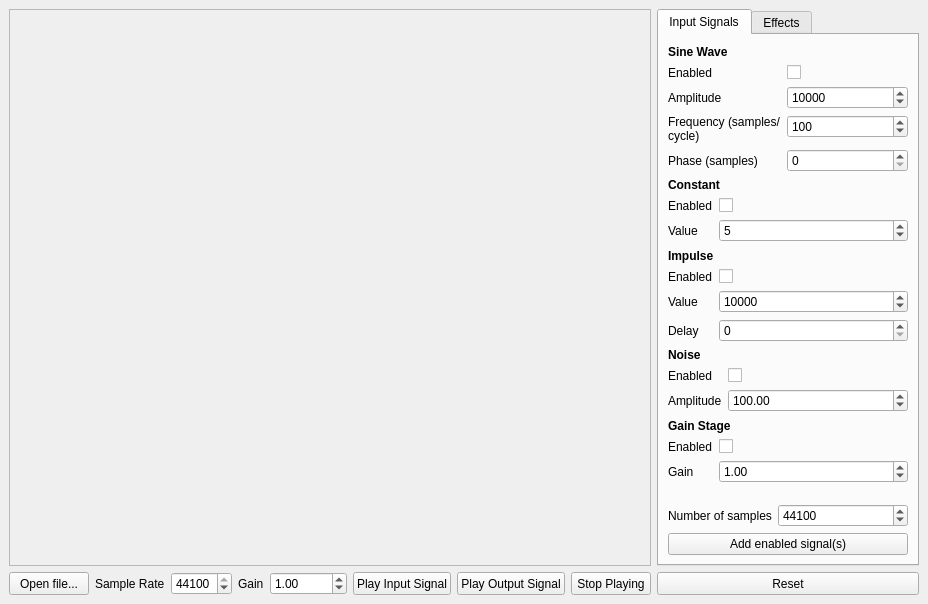
<?xml version="1.0" encoding="UTF-8"?>
<ui version="4.0">
 <class>MainWindow</class>
 <widget class="QMainWindow" name="MainWindow">
  <property name="geometry">
   <rect>
    <x>0</x>
    <y>0</y>
    <width>918</width>
    <height>604</height>
   </rect>
  </property>
  <property name="windowTitle">
   <string>Effects Demo</string>
  </property>
  <widget class="QWidget" name="centralwidget">
   <property name="sizePolicy">
    <sizepolicy hsizetype="MinimumExpanding" vsizetype="MinimumExpanding">
     <horstretch>0</horstretch>
     <verstretch>0</verstretch>
    </sizepolicy>
   </property>
   <layout class="QGridLayout" name="gridLayout">
    <item row="1" column="1">
     <widget class="QPushButton" name="resetPushButton">
      <property name="sizePolicy">
       <sizepolicy hsizetype="Minimum" vsizetype="Minimum">
        <horstretch>0</horstretch>
        <verstretch>0</verstretch>
       </sizepolicy>
      </property>
      <property name="text">
       <string>Reset</string>
      </property>
     </widget>
    </item>
    <item row="0" column="1">
     <widget class="QTabWidget" name="tabWidget">
      <property name="sizePolicy">
       <sizepolicy hsizetype="Minimum" vsizetype="MinimumExpanding">
        <horstretch>0</horstretch>
        <verstretch>0</verstretch>
       </sizepolicy>
      </property>
      <property name="minimumSize">
       <size>
        <width>262</width>
        <height>555</height>
       </size>
      </property>
      <property name="currentIndex">
       <number>0</number>
      </property>
      <widget class="QWidget" name="tab">
       <property name="sizePolicy">
        <sizepolicy hsizetype="MinimumExpanding" vsizetype="MinimumExpanding">
         <horstretch>0</horstretch>
         <verstretch>0</verstretch>
        </sizepolicy>
       </property>
       <property name="minimumSize">
        <size>
         <width>0</width>
         <height>0</height>
        </size>
       </property>
       <attribute name="title">
        <string>Input Signals</string>
       </attribute>
       <layout class="QVBoxLayout" name="verticalLayout">
        <item>
         <widget class="QLabel" name="label_5">
          <property name="font">
           <font>
            <weight>75</weight>
            <bold>true</bold>
           </font>
          </property>
          <property name="text">
           <string>Sine Wave</string>
          </property>
         </widget>
        </item>
        <item>
         <layout class="QFormLayout" name="formLayout_4">
          <property name="sizeConstraint">
           <enum>QLayout::SetDefaultConstraint</enum>
          </property>
          <item row="0" column="0">
           <widget class="QLabel" name="enabledLabel_4">
            <property name="text">
             <string>Enabled</string>
            </property>
           </widget>
          </item>
          <item row="0" column="1">
           <widget class="QCheckBox" name="sinEnabledCheckBox"/>
          </item>
          <item row="1" column="0">
           <widget class="QLabel" name="amplitudeLabel">
            <property name="text">
             <string>Amplitude</string>
            </property>
           </widget>
          </item>
          <item row="1" column="1">
           <widget class="QSpinBox" name="sinAmplitudeSpinBox">
            <property name="maximum">
             <number>32767</number>
            </property>
            <property name="value">
             <number>10000</number>
            </property>
           </widget>
          </item>
          <item row="2" column="0">
           <widget class="QLabel" name="frequencyLabel">
            <property name="text">
             <string>Frequency (samples/cycle)</string>
            </property>
            <property name="wordWrap">
             <bool>true</bool>
            </property>
           </widget>
          </item>
          <item row="2" column="1">
           <widget class="QSpinBox" name="frequencySpinBox">
            <property name="toolTip">
             <string>&lt;html&gt;&lt;head/&gt;&lt;body&gt;&lt;p&gt;Hz = sample rate / (samples/cycle)&lt;/p&gt;&lt;/body&gt;&lt;/html&gt;</string>
            </property>
            <property name="maximum">
             <number>5000</number>
            </property>
            <property name="value">
             <number>100</number>
            </property>
           </widget>
          </item>
          <item row="3" column="0">
           <widget class="QLabel" name="phaseLabel">
            <property name="text">
             <string>Phase (samples)</string>
            </property>
            <property name="wordWrap">
             <bool>true</bool>
            </property>
           </widget>
          </item>
          <item row="3" column="1">
           <widget class="QSpinBox" name="phaseSpinBox"/>
          </item>
         </layout>
        </item>
        <item>
         <widget class="QLabel" name="label_6">
          <property name="font">
           <font>
            <weight>75</weight>
            <bold>true</bold>
           </font>
          </property>
          <property name="text">
           <string>Constant</string>
          </property>
         </widget>
        </item>
        <item>
         <layout class="QFormLayout" name="formLayout_5">
          <item row="0" column="0">
           <widget class="QLabel" name="enabledLabel_5">
            <property name="text">
             <string>Enabled</string>
            </property>
           </widget>
          </item>
          <item row="0" column="1">
           <widget class="QCheckBox" name="constantEnabledCheckBox"/>
          </item>
          <item row="1" column="0">
           <widget class="QLabel" name="valueLabel">
            <property name="text">
             <string>Value</string>
            </property>
           </widget>
          </item>
          <item row="1" column="1">
           <widget class="QSpinBox" name="constantValueSpinBox">
            <property name="minimum">
             <number>-32767</number>
            </property>
            <property name="maximum">
             <number>32767</number>
            </property>
            <property name="value">
             <number>5</number>
            </property>
           </widget>
          </item>
         </layout>
        </item>
        <item>
         <widget class="QLabel" name="label_7">
          <property name="font">
           <font>
            <weight>75</weight>
            <bold>true</bold>
           </font>
          </property>
          <property name="text">
           <string>Impulse</string>
          </property>
         </widget>
        </item>
        <item>
         <layout class="QFormLayout" name="formLayout_6">
          <item row="0" column="0">
           <widget class="QLabel" name="enabledLabel_6">
            <property name="text">
             <string>Enabled</string>
            </property>
           </widget>
          </item>
          <item row="0" column="1">
           <widget class="QCheckBox" name="impulseEnabledCheckBox"/>
          </item>
          <item row="1" column="0">
           <widget class="QLabel" name="valueLabel_2">
            <property name="text">
             <string>Value</string>
            </property>
           </widget>
          </item>
          <item row="1" column="1">
           <widget class="QSpinBox" name="impulseValueSpinBox">
            <property name="minimum">
             <number>-32767</number>
            </property>
            <property name="maximum">
             <number>32767</number>
            </property>
            <property name="value">
             <number>10000</number>
            </property>
           </widget>
          </item>
          <item row="2" column="0">
           <widget class="QLabel" name="delayLabel_2">
            <property name="text">
             <string>Delay</string>
            </property>
           </widget>
          </item>
          <item row="2" column="1">
           <widget class="QSpinBox" name="impulseDelaySpinBox"/>
          </item>
         </layout>
        </item>
        <item>
         <widget class="QLabel" name="label_8">
          <property name="font">
           <font>
            <weight>75</weight>
            <bold>true</bold>
           </font>
          </property>
          <property name="text">
           <string>Noise</string>
          </property>
         </widget>
        </item>
        <item>
         <layout class="QFormLayout" name="formLayout_7">
          <item row="0" column="0">
           <widget class="QLabel" name="enabledLabel_7">
            <property name="text">
             <string>Enabled</string>
            </property>
           </widget>
          </item>
          <item row="0" column="1">
           <widget class="QCheckBox" name="noiseEnabledCheckBox"/>
          </item>
          <item row="1" column="0">
           <widget class="QLabel" name="amplitudeLabel_2">
            <property name="text">
             <string>Amplitude</string>
            </property>
           </widget>
          </item>
          <item row="1" column="1">
           <widget class="QDoubleSpinBox" name="noiseAmplitudeSpinBox">
            <property name="minimum">
             <double>-32767.000000000000000</double>
            </property>
            <property name="maximum">
             <double>32767.000000000000000</double>
            </property>
            <property name="singleStep">
             <double>0.100000000000000</double>
            </property>
            <property name="value">
             <double>100.000000000000000</double>
            </property>
           </widget>
          </item>
         </layout>
        </item>
        <item>
         <widget class="QLabel" name="label_4">
          <property name="font">
           <font>
            <weight>75</weight>
            <bold>true</bold>
           </font>
          </property>
          <property name="text">
           <string>Gain Stage</string>
          </property>
         </widget>
        </item>
        <item>
         <layout class="QFormLayout" name="formLayout_11">
          <item row="0" column="0">
           <widget class="QLabel" name="enabledLabel_8">
            <property name="text">
             <string>Enabled</string>
            </property>
           </widget>
          </item>
          <item row="0" column="1">
           <widget class="QCheckBox" name="gainEnabledCheckBox"/>
          </item>
          <item row="1" column="0">
           <widget class="QLabel" name="gainLabel_3">
            <property name="text">
             <string>Gain</string>
            </property>
           </widget>
          </item>
          <item row="1" column="1">
           <widget class="QDoubleSpinBox" name="gainStageDoubleSpinBox">
            <property name="maximum">
             <double>10000.000000000000000</double>
            </property>
            <property name="value">
             <double>1.000000000000000</double>
            </property>
           </widget>
          </item>
         </layout>
        </item>
        <item>
         <spacer name="verticalSpacer_2">
          <property name="orientation">
           <enum>Qt::Vertical</enum>
          </property>
          <property name="sizeType">
           <enum>QSizePolicy::Fixed</enum>
          </property>
          <property name="sizeHint" stdset="0">
           <size>
            <width>20</width>
            <height>15</height>
           </size>
          </property>
         </spacer>
        </item>
        <item>
         <layout class="QFormLayout" name="formLayout_8">
          <item row="0" column="0">
           <widget class="QLabel" name="numberOfSamplesLabel">
            <property name="text">
             <string>Number of samples</string>
            </property>
           </widget>
          </item>
          <item row="0" column="1">
           <widget class="QSpinBox" name="numberOfSamplesSpinBox">
            <property name="maximum">
             <number>1000000</number>
            </property>
            <property name="singleStep">
             <number>10</number>
            </property>
            <property name="value">
             <number>44100</number>
            </property>
           </widget>
          </item>
         </layout>
        </item>
        <item>
         <widget class="QPushButton" name="addSignalsPushButton">
          <property name="toolTip">
           <string>&lt;html&gt;&lt;head/&gt;&lt;body&gt;&lt;p&gt;Note: Non-integer samples get rounded to the nearest integer before applying effects&lt;/p&gt;&lt;/body&gt;&lt;/html&gt;</string>
          </property>
          <property name="text">
           <string>Add enabled signal(s)</string>
          </property>
         </widget>
        </item>
       </layout>
      </widget>
      <widget class="QWidget" name="tab_2">
       <property name="sizePolicy">
        <sizepolicy hsizetype="MinimumExpanding" vsizetype="MinimumExpanding">
         <horstretch>0</horstretch>
         <verstretch>0</verstretch>
        </sizepolicy>
       </property>
       <property name="minimumSize">
        <size>
         <width>0</width>
         <height>0</height>
        </size>
       </property>
       <attribute name="title">
        <string>Effects</string>
       </attribute>
       <layout class="QVBoxLayout" name="verticalLayout_2">
        <item>
         <widget class="QLabel" name="label">
          <property name="font">
           <font>
            <weight>75</weight>
            <bold>true</bold>
           </font>
          </property>
          <property name="text">
           <string>Overdrive</string>
          </property>
         </widget>
        </item>
        <item>
         <layout class="QFormLayout" name="formLayout_3">
          <property name="sizeConstraint">
           <enum>QLayout::SetDefaultConstraint</enum>
          </property>
          <item row="0" column="0">
           <widget class="QLabel" name="enabledLabel">
            <property name="text">
             <string>Enabled</string>
            </property>
           </widget>
          </item>
          <item row="0" column="1">
           <widget class="QCheckBox" name="overdriveEnabledCheckBox"/>
          </item>
          <item row="1" column="0">
           <widget class="QLabel" name="levelLabel">
            <property name="text">
             <string>Level</string>
            </property>
           </widget>
          </item>
          <item row="1" column="1">
           <widget class="QSpinBox" name="overdriveLevelSpinBox">
            <property name="toolTip">
             <string>&lt;html&gt;&lt;head/&gt;&lt;body&gt;&lt;p&gt;Saturation amplitude of wet signal&lt;/p&gt;&lt;/body&gt;&lt;/html&gt;</string>
            </property>
            <property name="maximum">
             <number>32767</number>
            </property>
            <property name="value">
             <number>2000</number>
            </property>
           </widget>
          </item>
          <item row="2" column="0">
           <widget class="QLabel" name="gainLabel">
            <property name="text">
             <string>Gain</string>
            </property>
           </widget>
          </item>
          <item row="2" column="1">
           <widget class="QDoubleSpinBox" name="overdriveGainSpinBox">
            <property name="toolTip">
             <string>&lt;html&gt;&lt;head/&gt;&lt;body&gt;&lt;p&gt;Output gain as a fraction of level (note: gain is for consistency, keep gain at 1.0 and use level to control output)&lt;/p&gt;&lt;/body&gt;&lt;/html&gt;</string>
            </property>
            <property name="maximum">
             <double>1.000000000000000</double>
            </property>
            <property name="singleStep">
             <double>0.100000000000000</double>
            </property>
            <property name="value">
             <double>1.000000000000000</double>
            </property>
           </widget>
          </item>
          <item row="3" column="0">
           <widget class="QLabel" name="toneLabel">
            <property name="text">
             <string>Tone</string>
            </property>
           </widget>
          </item>
          <item row="3" column="1">
           <widget class="QDoubleSpinBox" name="overdriveToneSpinBox">
            <property name="toolTip">
             <string>&lt;html&gt;&lt;head/&gt;&lt;body&gt;&lt;p&gt;Lower tone softens saturation effect&lt;/p&gt;&lt;/body&gt;&lt;/html&gt;</string>
            </property>
            <property name="minimum">
             <double>1.000000000000000</double>
            </property>
            <property name="maximum">
             <double>10.000000000000000</double>
            </property>
            <property name="singleStep">
             <double>0.500000000000000</double>
            </property>
            <property name="value">
             <double>5.000000000000000</double>
            </property>
           </widget>
          </item>
          <item row="4" column="0">
           <widget class="QLabel" name="mixLabel">
            <property name="text">
             <string>Mix</string>
            </property>
           </widget>
          </item>
          <item row="4" column="1">
           <widget class="QDoubleSpinBox" name="overdriveMixSpinBox">
            <property name="toolTip">
             <string>&lt;html&gt;&lt;head/&gt;&lt;body&gt;&lt;p&gt;Wet/dry ratio (0.0 = fully dry, 0.5 = equally wet/dry, 1/0 = fully wet)&lt;/p&gt;&lt;/body&gt;&lt;/html&gt;</string>
            </property>
            <property name="maximum">
             <double>1.000000000000000</double>
            </property>
            <property name="singleStep">
             <double>0.100000000000000</double>
            </property>
            <property name="value">
             <double>0.300000000000000</double>
            </property>
           </widget>
          </item>
         </layout>
        </item>
        <item>
         <widget class="QLabel" name="label_2">
          <property name="font">
           <font>
            <weight>75</weight>
            <bold>true</bold>
           </font>
          </property>
          <property name="text">
           <string>Echo</string>
          </property>
         </widget>
        </item>
        <item>
         <layout class="QFormLayout" name="formLayout_2">
          <item row="0" column="0">
           <widget class="QLabel" name="enabledLabel_2">
            <property name="text">
             <string>Enabled</string>
            </property>
           </widget>
          </item>
          <item row="0" column="1">
           <widget class="QCheckBox" name="echoEnabledCheckBox"/>
          </item>
          <item row="1" column="0">
           <widget class="QLabel" name="delayLabel">
            <property name="text">
             <string>Delay</string>
            </property>
           </widget>
          </item>
          <item row="1" column="1">
           <widget class="QSpinBox" name="echoDelaySpinBox">
            <property name="toolTip">
             <string>&lt;html&gt;&lt;head/&gt;&lt;body&gt;&lt;p&gt;Duration of echo in number of samples (determines max pre-delay)&lt;/p&gt;&lt;/body&gt;&lt;/html&gt;</string>
            </property>
            <property name="maximum">
             <number>5500</number>
            </property>
            <property name="value">
             <number>5000</number>
            </property>
           </widget>
          </item>
          <item row="2" column="0">
           <widget class="QLabel" name="preDelayLabel">
            <property name="text">
             <string>Pre-delay</string>
            </property>
           </widget>
          </item>
          <item row="2" column="1">
           <widget class="QSpinBox" name="echoPreDelaySpinBox">
            <property name="toolTip">
             <string>&lt;html&gt;&lt;head/&gt;&lt;body&gt;&lt;p&gt;Number of samples before first echo&lt;/p&gt;&lt;/body&gt;&lt;/html&gt;</string>
            </property>
            <property name="minimum">
             <number>1</number>
            </property>
            <property name="maximum">
             <number>5000</number>
            </property>
            <property name="value">
             <number>2200</number>
            </property>
           </widget>
          </item>
          <item row="3" column="0">
           <widget class="QLabel" name="densityLabel">
            <property name="text">
             <string>Density</string>
            </property>
           </widget>
          </item>
          <item row="3" column="1">
           <widget class="QDoubleSpinBox" name="echoDensitySpinBox">
            <property name="toolTip">
             <string>&lt;html&gt;&lt;head/&gt;&lt;body&gt;&lt;p&gt;Discrete, evenly-spaced echoes per sample (after pre-delay, before end of delay)&lt;/p&gt;&lt;/body&gt;&lt;/html&gt;</string>
            </property>
            <property name="decimals">
             <number>3</number>
            </property>
            <property name="maximum">
             <double>1.000000000000000</double>
            </property>
            <property name="singleStep">
             <double>0.005000000000000</double>
            </property>
            <property name="value">
             <double>0.010000000000000</double>
            </property>
           </widget>
          </item>
          <item row="4" column="0">
           <widget class="QLabel" name="attackLabel">
            <property name="text">
             <string>Attack</string>
            </property>
           </widget>
          </item>
          <item row="4" column="1">
           <widget class="QDoubleSpinBox" name="echoAttackSpinBox">
            <property name="toolTip">
             <string>&lt;html&gt;&lt;head/&gt;&lt;body&gt;&lt;p&gt;Gain on first echo (subsequent echoes have lower gain)&lt;/p&gt;&lt;/body&gt;&lt;/html&gt;</string>
            </property>
            <property name="maximum">
             <double>1.000000000000000</double>
            </property>
            <property name="singleStep">
             <double>0.100000000000000</double>
            </property>
            <property name="value">
             <double>0.300000000000000</double>
            </property>
           </widget>
          </item>
          <item row="5" column="0">
           <widget class="QLabel" name="decayLabel">
            <property name="text">
             <string>Decay</string>
            </property>
           </widget>
          </item>
          <item row="5" column="1">
           <widget class="QDoubleSpinBox" name="echoDecaySpinBox">
            <property name="toolTip">
             <string>&lt;html&gt;&lt;head/&gt;&lt;body&gt;&lt;p&gt;Amount of gain reduction per subsequent echo (will saturate to 0 gain)&lt;/p&gt;&lt;/body&gt;&lt;/html&gt;</string>
            </property>
            <property name="maximum">
             <double>1.000000000000000</double>
            </property>
            <property name="singleStep">
             <double>0.050000000000000</double>
            </property>
            <property name="value">
             <double>0.050000000000000</double>
            </property>
           </widget>
          </item>
         </layout>
        </item>
        <item>
         <widget class="QLabel" name="label_3">
          <property name="font">
           <font>
            <weight>75</weight>
            <bold>true</bold>
           </font>
          </property>
          <property name="text">
           <string>Compression</string>
          </property>
         </widget>
        </item>
        <item>
         <layout class="QFormLayout" name="formLayout">
          <item row="0" column="0">
           <widget class="QLabel" name="enabledLabel_3">
            <property name="text">
             <string>Enabled</string>
            </property>
           </widget>
          </item>
          <item row="0" column="1">
           <widget class="QCheckBox" name="compressionEnabledCheckBox"/>
          </item>
          <item row="1" column="0">
           <widget class="QLabel" name="thresholdLabel">
            <property name="text">
             <string>Threshold</string>
            </property>
           </widget>
          </item>
          <item row="1" column="1">
           <widget class="QSpinBox" name="compressionThresholdSpinBox">
            <property name="toolTip">
             <string>&lt;html&gt;&lt;head/&gt;&lt;body&gt;&lt;p&gt;Amplitude above which to apply gain reduction&lt;/p&gt;&lt;/body&gt;&lt;/html&gt;</string>
            </property>
            <property name="maximum">
             <number>65535</number>
            </property>
            <property name="value">
             <number>20000</number>
            </property>
           </widget>
          </item>
          <item row="2" column="0">
           <widget class="QLabel" name="ratioLabel">
            <property name="text">
             <string>Ratio</string>
            </property>
           </widget>
          </item>
          <item row="2" column="1">
           <widget class="QDoubleSpinBox" name="compressionRatioSpinBox">
            <property name="toolTip">
             <string>&lt;html&gt;&lt;head/&gt;&lt;body&gt;&lt;p&gt;Amount of gain reduction to apply (0.0 for no compression, 1.0 for hard clipping)&lt;/p&gt;&lt;/body&gt;&lt;/html&gt;</string>
            </property>
            <property name="maximum">
             <double>1.000000000000000</double>
            </property>
            <property name="singleStep">
             <double>0.100000000000000</double>
            </property>
            <property name="value">
             <double>0.500000000000000</double>
            </property>
           </widget>
          </item>
         </layout>
        </item>
        <item>
         <widget class="QPushButton" name="applyEffectsPushButton">
          <property name="text">
           <string>Apply</string>
          </property>
         </widget>
        </item>
       </layout>
      </widget>
     </widget>
    </item>
    <item row="0" column="0">
     <widget class="QFrame" name="frame">
      <property name="sizePolicy">
       <sizepolicy hsizetype="MinimumExpanding" vsizetype="MinimumExpanding">
        <horstretch>0</horstretch>
        <verstretch>0</verstretch>
       </sizepolicy>
      </property>
      <property name="frameShape">
       <enum>QFrame::StyledPanel</enum>
      </property>
      <property name="frameShadow">
       <enum>QFrame::Raised</enum>
      </property>
     </widget>
    </item>
    <item row="1" column="0">
     <layout class="QGridLayout" name="gridLayout_2">
      <item row="0" column="1">
       <layout class="QFormLayout" name="formLayout_9">
        <item row="0" column="0">
         <widget class="QLabel" name="sampleRateLabel">
          <property name="sizePolicy">
           <sizepolicy hsizetype="MinimumExpanding" vsizetype="Minimum">
            <horstretch>0</horstretch>
            <verstretch>0</verstretch>
           </sizepolicy>
          </property>
          <property name="text">
           <string>Sample Rate</string>
          </property>
         </widget>
        </item>
        <item row="0" column="1">
         <widget class="QSpinBox" name="sampleRateSpinBox">
          <property name="sizePolicy">
           <sizepolicy hsizetype="MinimumExpanding" vsizetype="Minimum">
            <horstretch>0</horstretch>
            <verstretch>0</verstretch>
           </sizepolicy>
          </property>
          <property name="minimum">
           <number>10</number>
          </property>
          <property name="maximum">
           <number>44100</number>
          </property>
          <property name="singleStep">
           <number>100</number>
          </property>
          <property name="value">
           <number>44100</number>
          </property>
         </widget>
        </item>
       </layout>
      </item>
      <item row="0" column="2">
       <layout class="QFormLayout" name="formLayout_10">
        <item row="0" column="0">
         <widget class="QLabel" name="gainLabel_2">
          <property name="sizePolicy">
           <sizepolicy hsizetype="MinimumExpanding" vsizetype="Minimum">
            <horstretch>0</horstretch>
            <verstretch>0</verstretch>
           </sizepolicy>
          </property>
          <property name="text">
           <string>Gain</string>
          </property>
         </widget>
        </item>
        <item row="0" column="1">
         <widget class="QDoubleSpinBox" name="gainDoubleSpinBox">
          <property name="sizePolicy">
           <sizepolicy hsizetype="MinimumExpanding" vsizetype="Minimum">
            <horstretch>0</horstretch>
            <verstretch>0</verstretch>
           </sizepolicy>
          </property>
          <property name="maximum">
           <double>10000.000000000000000</double>
          </property>
          <property name="singleStep">
           <double>5.000000000000000</double>
          </property>
          <property name="value">
           <double>1.000000000000000</double>
          </property>
         </widget>
        </item>
       </layout>
      </item>
      <item row="0" column="4">
       <widget class="QPushButton" name="playOutputPushButton">
        <property name="sizePolicy">
         <sizepolicy hsizetype="MinimumExpanding" vsizetype="Minimum">
          <horstretch>0</horstretch>
          <verstretch>0</verstretch>
         </sizepolicy>
        </property>
        <property name="text">
         <string>Play Output Signal</string>
        </property>
       </widget>
      </item>
      <item row="0" column="3">
       <widget class="QPushButton" name="playInputPushButton">
        <property name="sizePolicy">
         <sizepolicy hsizetype="MinimumExpanding" vsizetype="Minimum">
          <horstretch>0</horstretch>
          <verstretch>0</verstretch>
         </sizepolicy>
        </property>
        <property name="text">
         <string>Play Input Signal</string>
        </property>
       </widget>
      </item>
      <item row="0" column="5">
       <widget class="QPushButton" name="stopPushButton">
        <property name="sizePolicy">
         <sizepolicy hsizetype="MinimumExpanding" vsizetype="Minimum">
          <horstretch>0</horstretch>
          <verstretch>0</verstretch>
         </sizepolicy>
        </property>
        <property name="text">
         <string>Stop Playing</string>
        </property>
       </widget>
      </item>
      <item row="0" column="0">
       <widget class="QPushButton" name="openFilePushButton">
        <property name="sizePolicy">
         <sizepolicy hsizetype="MinimumExpanding" vsizetype="Minimum">
          <horstretch>0</horstretch>
          <verstretch>0</verstretch>
         </sizepolicy>
        </property>
        <property name="text">
         <string>Open file...</string>
        </property>
       </widget>
      </item>
     </layout>
    </item>
   </layout>
  </widget>
 </widget>
 <resources/>
 <connections/>
</ui>
